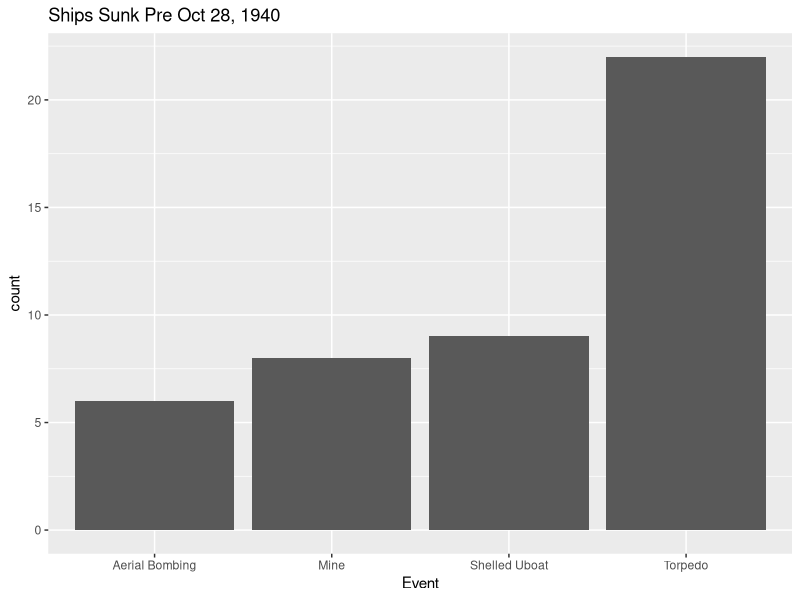
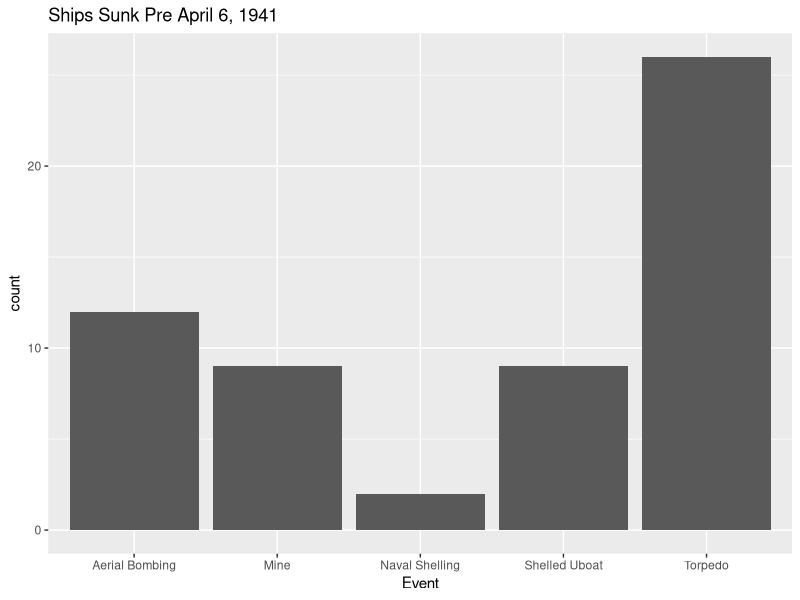
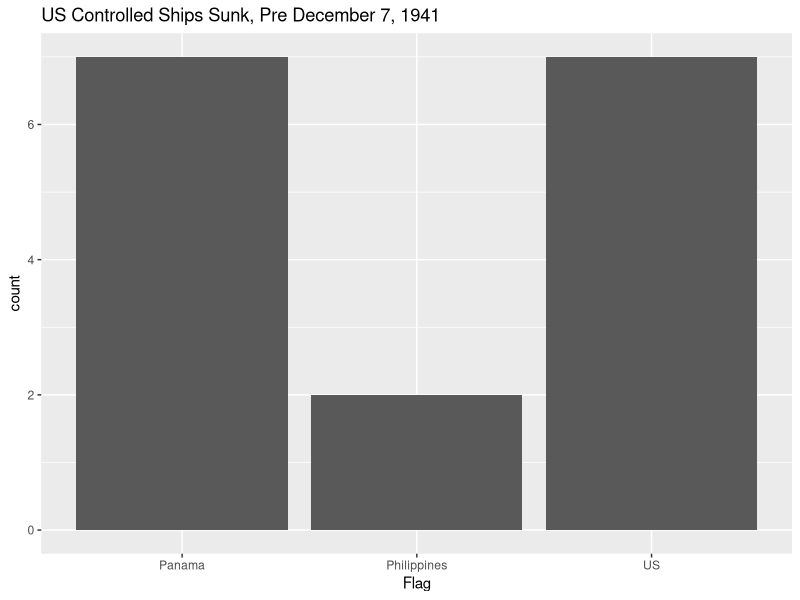
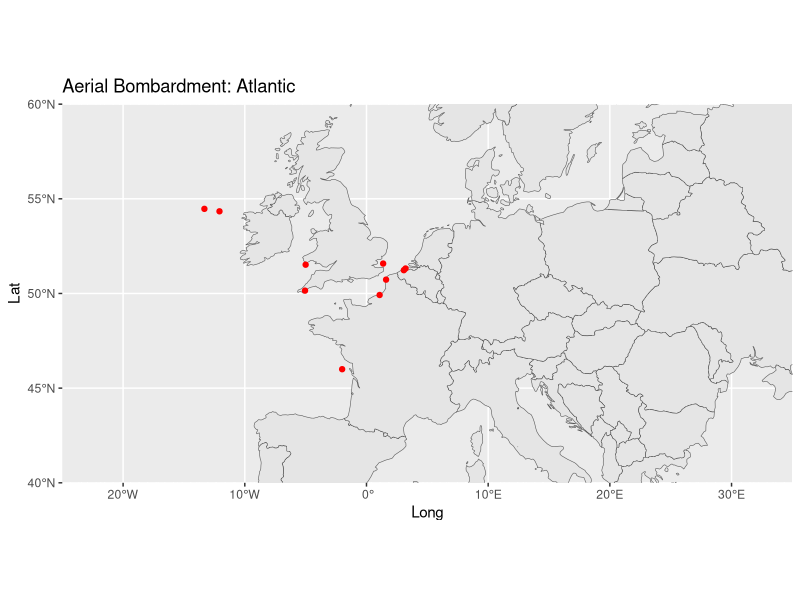
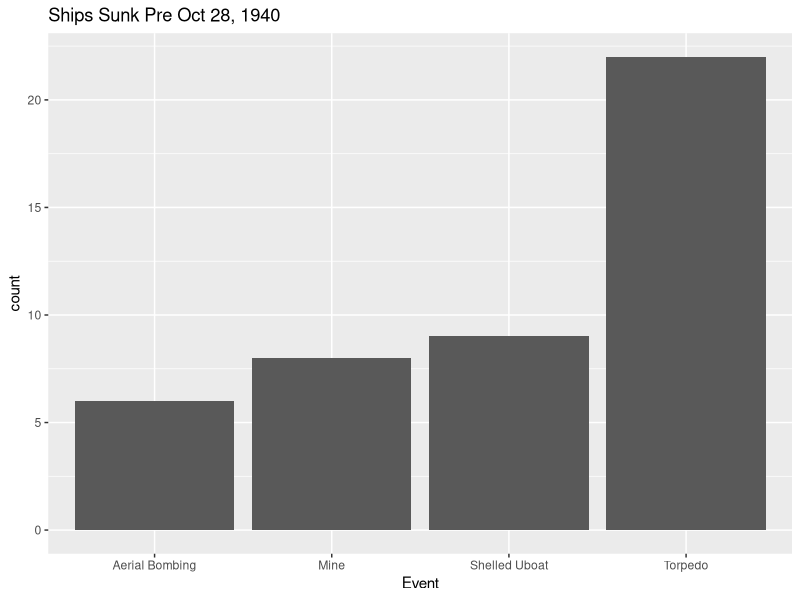
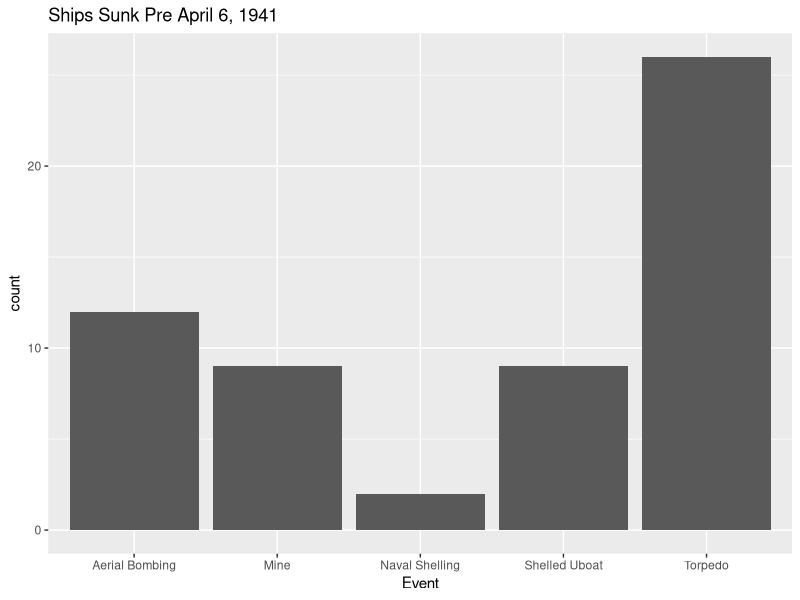
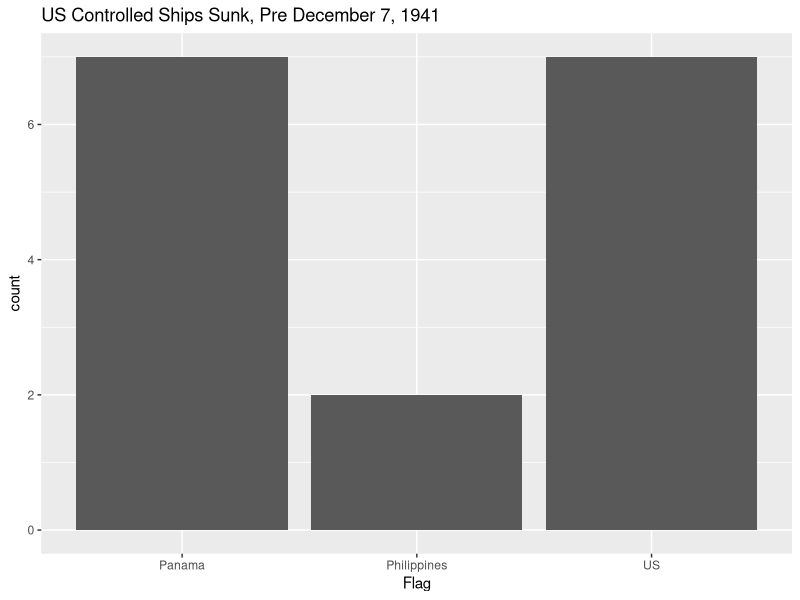
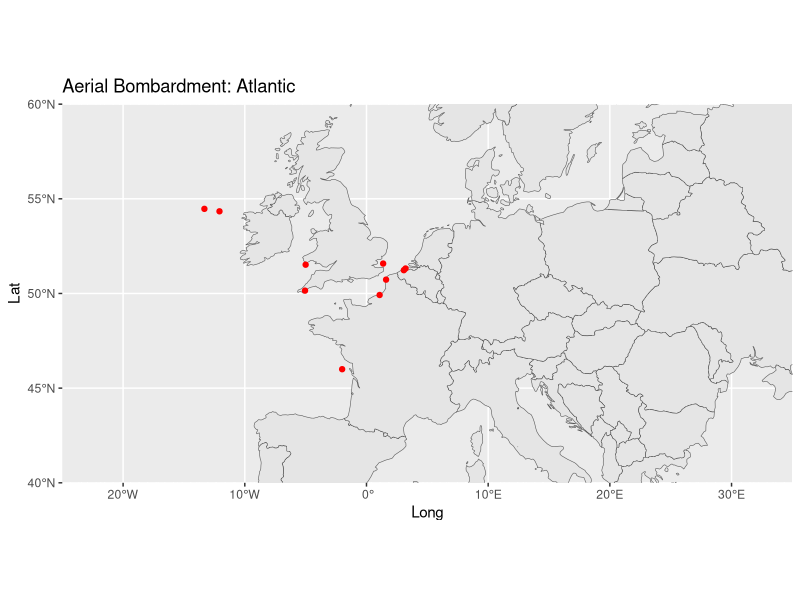

Source code (R) for these figures, in order: (Note: this script raises an error after producing the figures.)
## ---- chunk 1
library(ggplot2)
library(maps)
library(tidyverse)
library(lubridate)
library(dplyr)
library(sf)
install.packages("rnaturalearthdata")
library(rnaturalearth)
## ---- chunk 2
Grships <- read.csv("Greek_Ships_Sunk_MasterfileEXCEL.csv", header = TRUE)
## ---- chunk 3
Tidy_Ships <- separate(Grships, col = Date, into = c("Day", "Month", "Year"), sep = "/", remove = FALSE)

## ---- chunk 4
Pre_Oct <- Tidy_Ships %>% filter(Date < "1940-10-28")

## ---- chunk 5
Pre_April <- Tidy_Ships %>% filter(Date < "1941-04-06")

## ---- chunk 6
library(ggplot2)
Grcategory <- Pre_Oct %>% group_by(Event) %>% summarize(count = n())
ggplot(Grcategory, aes(x = Event, y = count)) + geom_col() + ggtitle("Ships Sunk Pre Oct 28, 1940")
ggsave("Oct.png")

## ---- chunk 7
library(ggplot2)
Grcategory <- Pre_April %>% group_by(Event) %>% summarize(count = n())
ggplot(Grcategory, aes(x = Event, y = count)) + geom_col() + ggtitle("Ships Sunk Pre April 6, 1941")
ggsave("Apr.png")
## ---- chunk 8
Amships <- read.csv("USShips_Pre12_7.csv")
Amcategory <- Amships %>% group_by(Flag) %>% summarize(count = n()) 
ggplot(Amcategory, aes(x = Flag, y = count)) + geom_col() + ggtitle("US Controlled Ships Sunk, Pre December 7, 1941")
ggsave("USships.png")
## ---- chunk 9

AerialAtl <- Grships %>% 
  filter(Event == "Aerial Bombing" & Location == "Atlantic")
head(AerialAtl)
## ---- chunk 10
world <- ne_countries(scale = "medium", returnclass = "sf")
Europe <- world[which(world$continent == "Europe"),]
map <- ggplot(Europe) +
  geom_sf() +
  coord_sf(xlim = c(-25,35), ylim = c(40,60), expand = FALSE)
map + geom_point(data=AerialAtl, mapping=aes(x=Long, y=Lat, group=NULL), color='red') + ggtitle("Aerial Bombardment: Atlantic")
ggsave("AerialAtl.png")
## ---- chunk 11
world <- ne_countries(scale = "medium", returnclass = "sf")
Europe <- world[which(world$continent == "Europe"),]
map <- ggplot(Europe) +
  geom_sf() +
  coord_sf(xlim = c(0,40), ylim = c(28,48), expand = FALSE)
map + geom_point(data=AerialMed, mapping=aes(x=Long, y=Lat, group=NULL), color='blue') + ggtitle("Aerial Bombardment: Mediterranean")
ggsave("AerialMed.png")
## ---- chunk 12
GrShipEvent <- Tidy_Ships %>% group_by(Event) %>% summarize(count = n())
ggplot(GrShipEvent, aes(x = Event, y = count)) + geom_col() + ggtitle("How the Greek Ships were Sunk")
ggsave("Howships.png")
## ---- chunk 13
GrShipYear <- Grships %>% group_by(Year) %>% summarize(count = n()) 
ggplot(GrShipYear, aes(x = Year, y = count)) + geom_col() + ggtitle("When the Greek Ships were Sunk")
ggsave("Whenships.png")
